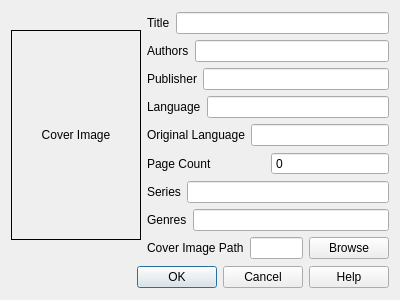
<?xml version="1.0" encoding="UTF-8"?>
<ui version="4.0">
 <class>AddEdition</class>
 <widget class="QDialog" name="AddEdition">
  <property name="geometry">
   <rect>
    <x>0</x>
    <y>0</y>
    <width>400</width>
    <height>300</height>
   </rect>
  </property>
  <property name="windowTitle">
   <string>Dialog</string>
  </property>
  <layout class="QHBoxLayout" name="horizontalLayout_11">
   <item>
    <layout class="QVBoxLayout" name="verticalLayout_2">
     <item>
      <layout class="QHBoxLayout" name="horizontalLayout_10">
       <item>
        <widget class="QLabel" name="labelCoverImage">
         <property name="sizePolicy">
          <sizepolicy hsizetype="Fixed" vsizetype="Fixed">
           <horstretch>0</horstretch>
           <verstretch>0</verstretch>
          </sizepolicy>
         </property>
         <property name="minimumSize">
          <size>
           <width>130</width>
           <height>210</height>
          </size>
         </property>
         <property name="layoutDirection">
          <enum>Qt::LayoutDirection::LeftToRight</enum>
         </property>
         <property name="styleSheet">
          <string notr="true"/>
         </property>
         <property name="frameShape">
          <enum>QFrame::Shape::Box</enum>
         </property>
         <property name="text">
          <string>Cover Image</string>
         </property>
         <property name="scaledContents">
          <bool>false</bool>
         </property>
         <property name="alignment">
          <set>Qt::AlignmentFlag::AlignCenter</set>
         </property>
        </widget>
       </item>
       <item>
        <layout class="QVBoxLayout" name="verticalLayout">
         <item>
          <layout class="QHBoxLayout" name="horizontalLayout">
           <item>
            <widget class="QLabel" name="label">
             <property name="text">
              <string>Title</string>
             </property>
            </widget>
           </item>
           <item>
            <widget class="QLineEdit" name="lineEditTitle"/>
           </item>
          </layout>
         </item>
         <item>
          <layout class="QHBoxLayout" name="horizontalLayout_2">
           <item>
            <widget class="QLabel" name="label_2">
             <property name="text">
              <string>Authors</string>
             </property>
            </widget>
           </item>
           <item>
            <widget class="QLineEdit" name="lineEditAuthors"/>
           </item>
          </layout>
         </item>
         <item>
          <layout class="QHBoxLayout" name="horizontalLayout_3">
           <item>
            <widget class="QLabel" name="label_3">
             <property name="text">
              <string>Publisher</string>
             </property>
            </widget>
           </item>
           <item>
            <widget class="QLineEdit" name="lineEditPulisher"/>
           </item>
          </layout>
         </item>
         <item>
          <layout class="QHBoxLayout" name="horizontalLayout_4">
           <item>
            <widget class="QLabel" name="label_4">
             <property name="text">
              <string>Language</string>
             </property>
            </widget>
           </item>
           <item>
            <widget class="QLineEdit" name="lineEditLanguage"/>
           </item>
          </layout>
         </item>
         <item>
          <layout class="QHBoxLayout" name="horizontalLayout_5">
           <item>
            <widget class="QLabel" name="label_5">
             <property name="text">
              <string>Original Language</string>
             </property>
            </widget>
           </item>
           <item>
            <widget class="QLineEdit" name="lineEditOriginalLanguage"/>
           </item>
          </layout>
         </item>
         <item>
          <layout class="QHBoxLayout" name="horizontalLayout_8">
           <item>
            <widget class="QLabel" name="label_8">
             <property name="text">
              <string>Page Count</string>
             </property>
            </widget>
           </item>
           <item>
            <widget class="QSpinBox" name="spinBoxPageCount">
             <property name="wrapping">
              <bool>false</bool>
             </property>
             <property name="frame">
              <bool>true</bool>
             </property>
             <property name="buttonSymbols">
              <enum>QAbstractSpinBox::ButtonSymbols::NoButtons</enum>
             </property>
             <property name="maximum">
              <number>9999</number>
             </property>
            </widget>
           </item>
          </layout>
         </item>
         <item>
          <layout class="QHBoxLayout" name="horizontalLayout_7">
           <item>
            <widget class="QLabel" name="label_6">
             <property name="text">
              <string>Series</string>
             </property>
            </widget>
           </item>
           <item>
            <widget class="QLineEdit" name="lineEditSeries"/>
           </item>
          </layout>
         </item>
         <item>
          <layout class="QHBoxLayout" name="horizontalLayout_6">
           <item>
            <widget class="QLabel" name="label_7">
             <property name="text">
              <string>Genres</string>
             </property>
            </widget>
           </item>
           <item>
            <widget class="QLineEdit" name="lineEditGenres"/>
           </item>
          </layout>
         </item>
         <item>
          <layout class="QHBoxLayout" name="horizontalLayout_9">
           <item>
            <widget class="QLabel" name="label_9">
             <property name="text">
              <string>Cover Image Path</string>
             </property>
            </widget>
           </item>
           <item>
            <widget class="QLineEdit" name="lineEditCoverImagePath">
             <property name="readOnly">
              <bool>true</bool>
             </property>
            </widget>
           </item>
           <item>
            <widget class="QPushButton" name="pushButtonBrowseCoverImage">
             <property name="text">
              <string>Browse</string>
             </property>
            </widget>
           </item>
          </layout>
         </item>
        </layout>
       </item>
      </layout>
     </item>
     <item>
      <widget class="QDialogButtonBox" name="buttonBox">
       <property name="layoutDirection">
        <enum>Qt::LayoutDirection::LeftToRight</enum>
       </property>
       <property name="orientation">
        <enum>Qt::Orientation::Horizontal</enum>
       </property>
       <property name="standardButtons">
        <set>QDialogButtonBox::StandardButton::Cancel|QDialogButtonBox::StandardButton::Help|QDialogButtonBox::StandardButton::Ok</set>
       </property>
      </widget>
     </item>
    </layout>
   </item>
  </layout>
 </widget>
 <resources/>
 <connections>
  <connection>
   <sender>buttonBox</sender>
   <signal>rejected()</signal>
   <receiver>AddEdition</receiver>
   <slot>reject()</slot>
   <hints>
    <hint type="sourcelabel">
     <x>316</x>
     <y>260</y>
    </hint>
    <hint type="destinationlabel">
     <x>286</x>
     <y>274</y>
    </hint>
   </hints>
  </connection>
  <connection>
   <sender>buttonBox</sender>
   <signal>accepted()</signal>
   <receiver>AddEdition</receiver>
   <slot>accept()</slot>
   <hints>
    <hint type="sourcelabel">
     <x>248</x>
     <y>254</y>
    </hint>
    <hint type="destinationlabel">
     <x>157</x>
     <y>274</y>
    </hint>
   </hints>
  </connection>
 </connections>
</ui>
